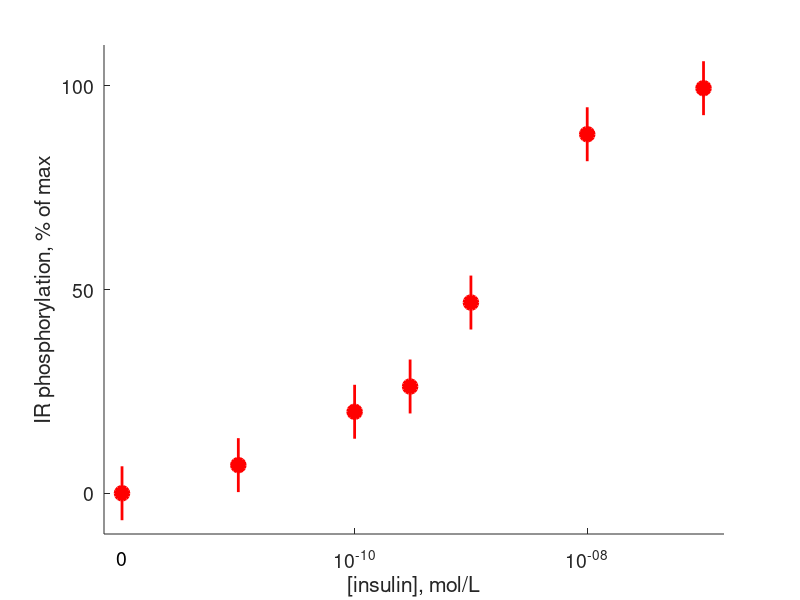
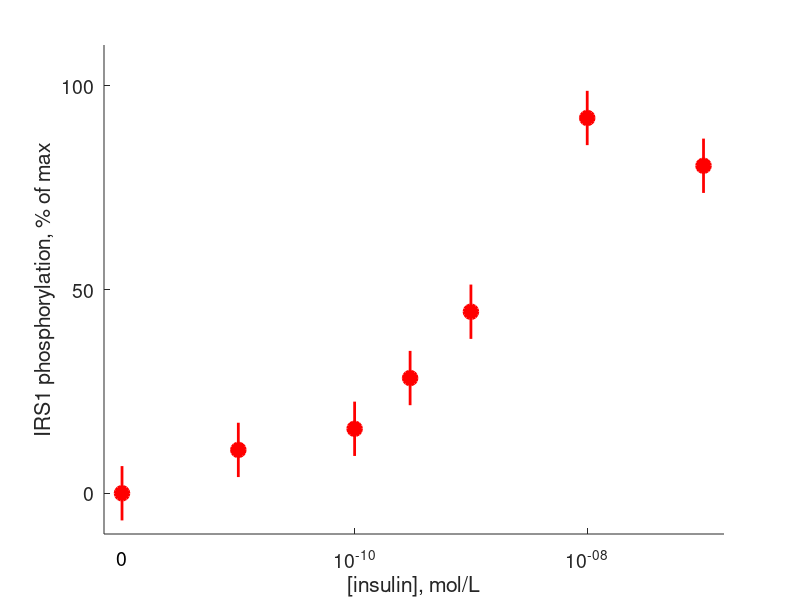
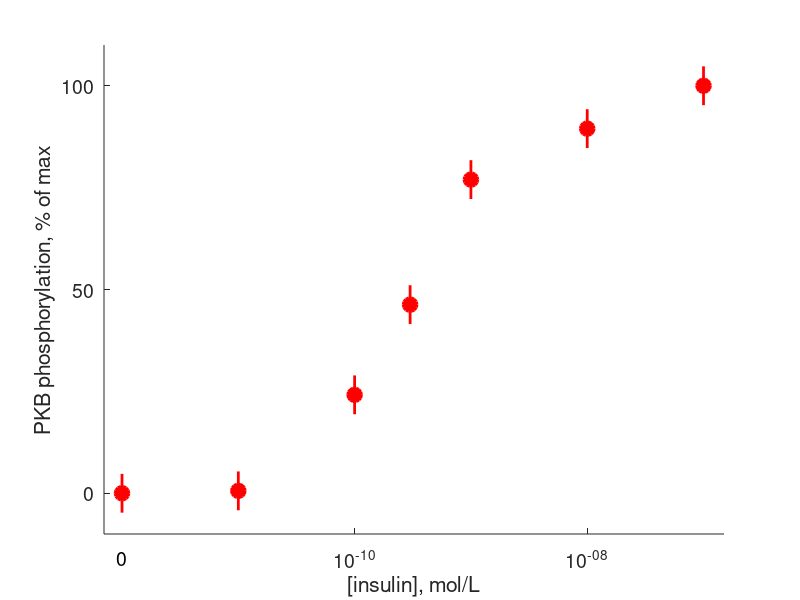
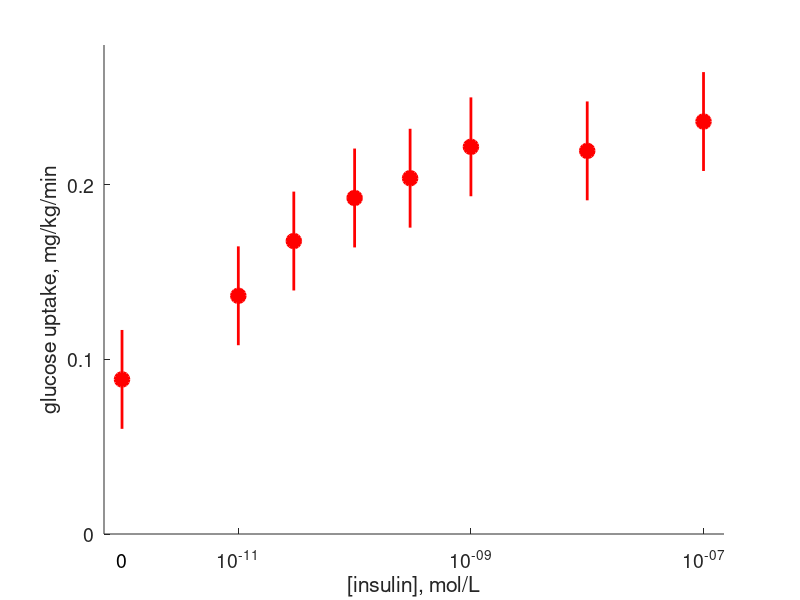

Reproduce these figures in MATLAB, in order.
function [] = plotData

clear all
close all

%load data
load('EXPDATA_IR.mat');
load('EXPDATA_IRS1.mat');
load('EXPDATA_PKB.mat');
load('EXPDATA_GLUCOSE_05.mat');
load('EXPDATA_WB.mat');

%Figures
insulinConcentration1=[1e-12,1e-11,1e-10,3e-10,1e-9,1e-8,1e-7]';
insulinConcentration2=[1e-12,1e-11,3e-11,1e-10,3e-10,1e-9,1e-8,1e-7]';

figure(2)
h=gca;
hold on
for i=1:7
    plot(insulinConcentration1(i),EXPDATA_IR.response(i),'ro','MarkerFaceColor','r','MarkerSize',10,'Linewidth',2)
    line([insulinConcentration1(i) insulinConcentration1(i)],[EXPDATA_IR.response(i)-EXPDATA_IR.sem EXPDATA_IR.response(i)+EXPDATA_IR.sem],'Color','r','Linewidth',2)
end
set(h,'box','off')
set(h,'XScale','log')
set(h,'XTick',[1e-010 1e-008 1e-006])
set(h,'YTick',[0 50 100])
set(h,'Fontsize',[14])
xlabel('[insulin], mol/L')
ylabel('IR phosphorylation, % of max')
htext=text(9e-13,-16,'0');
set(htext,'Fontsize',[14])
axis([7e-013 1.5e-007 -10 110])

figure(3)
h=gca;
hold on
for i=1:7
    plot(insulinConcentration1(i),EXPDATA_IRS1.response(i),'ro','MarkerFaceColor','r','MarkerSize',10,'Linewidth',2)
    line([insulinConcentration1(i) insulinConcentration1(i)],[EXPDATA_IRS1.response(i)-EXPDATA_IRS1.sem EXPDATA_IRS1.response(i)+EXPDATA_IRS1.sem],'Color','r','Linewidth',2)
end
set(h,'box','off')
set(h,'XScale','log')
set(h,'XTick',[1e-010 1e-008 1e-006])
set(h,'YTick',[0 50 100])
set(h,'Fontsize',[14])
xlabel('[insulin], mol/L')
ylabel('IRS1 phosphorylation, % of max')
htext=text(9e-13,-16,'0');
set(htext,'Fontsize',[14])
axis([7e-013 1.5e-007 -10 110])

figure(4)
h=gca;
hold on
for i=1:7
    plot(insulinConcentration1(i),EXPDATA_PKB.response(i),'ro','MarkerFaceColor','r','MarkerSize',10,'Linewidth',2)
    line([insulinConcentration1(i) insulinConcentration1(i)],[EXPDATA_PKB.response(i)-EXPDATA_PKB.sem EXPDATA_PKB.response(i)+EXPDATA_PKB.sem],'Color','r','Linewidth',2)
end
set(h,'box','off')
set(h,'XScale','log')
set(h,'XTick',[1e-010 1e-008 1e-006])
set(h,'YTick',[0 50 100])
set(h,'Fontsize',[14])
xlabel('[insulin], mol/L')
ylabel('PKB phosphorylation, % of max')
htext=text(9e-13,-16,'0');
set(htext,'Fontsize',[14])
axis([7e-013 1.5e-007 -10 110])

figure(6)
h=gca;
hold on
for i=1:8
    plot(insulinConcentration2(i),EXPDATA_GLUCOSE_05.response(i),'ro','MarkerFaceColor','r','MarkerSize',10,'Linewidth',2)
    line([insulinConcentration2(i) insulinConcentration2(i)],[EXPDATA_GLUCOSE_05.response(i)-EXPDATA_GLUCOSE_05.sem EXPDATA_GLUCOSE_05.response(i)+EXPDATA_GLUCOSE_05.sem],'Color','r','Linewidth',2)
end
set(h,'box','off')
set(h,'XScale','log')
set(h,'XTick',[1e-011 1e-009 1e-007])
set(h,'YTick',[0 0.1 0.2 0.3])
set(h,'Fontsize',[14])
xlabel('[insulin], mol/L')
ylabel('glucose uptake, mg/kg/min')
htext=text(9e-13,-0.015,'0');
set(htext,'Fontsize',[14])
axis([7e-013 1.5e-007 0 0.28])

figure(10)
h=gca;
hold on
for i=1:11
    plot(EXPDATA_WB.time(i),EXPDATA_WB.response(i),'ro','MarkerFaceColor','r','MarkerSize',10,'Linewidth',2);
    line([EXPDATA_WB.time(i) EXPDATA_WB.time(i)],[EXPDATA_WB.response(i)-EXPDATA_WB.sem EXPDATA_WB.response(i)+EXPDATA_WB.sem],'Color','r','Linewidth',2)
end
set(h,'box','off');
set(h,'XTick',[0 100 200 300 400])
set(h,'YTick',[0 0.5 1])
set(h,'Fontsize',[14])
xlabel('time, min')
ylabel('glucose uptake, mg/kg/min')
axis([0 420 0 1.1])

end
